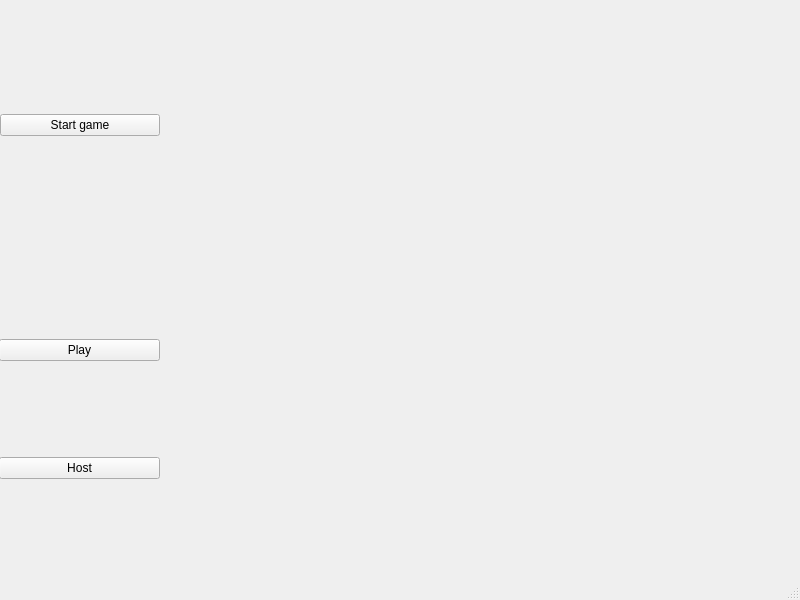
<?xml version="1.0" encoding="UTF-8"?>
<ui version="4.0">
 <class>MainWindow</class>
 <widget class="QMainWindow" name="MainWindow">
  <property name="geometry">
   <rect>
    <x>0</x>
    <y>0</y>
    <width>800</width>
    <height>600</height>
   </rect>
  </property>
  <property name="windowTitle">
   <string>MainWindow</string>
  </property>
  <widget class="QWidget" name="gameView">
   <widget class="MoonCrawler::Canvas" name="gameCanvas" native="true">
    <property name="geometry">
     <rect>
      <x>160</x>
      <y>0</y>
      <width>641</width>
      <height>571</height>
     </rect>
    </property>
   </widget>
   <widget class="QWidget" name="verticalLayoutWidget">
    <property name="geometry">
     <rect>
      <x>-1</x>
      <y>249</y>
      <width>161</width>
      <height>321</height>
     </rect>
    </property>
    <layout class="QVBoxLayout" name="gameSelectLayout">
     <item>
      <widget class="QPushButton" name="playButton">
       <property name="text">
        <string>Play</string>
       </property>
      </widget>
     </item>
     <item>
      <widget class="QPushButton" name="hostButton">
       <property name="text">
        <string>Host</string>
       </property>
      </widget>
     </item>
    </layout>
   </widget>
   <widget class="QWidget" name="verticalLayoutWidget_2">
    <property name="geometry">
     <rect>
      <x>0</x>
      <y>0</y>
      <width>160</width>
      <height>251</height>
     </rect>
    </property>
    <layout class="QVBoxLayout" name="gameStartLayout">
     <item>
      <widget class="QPushButton" name="startButton">
       <property name="text">
        <string>Start game</string>
       </property>
      </widget>
     </item>
    </layout>
   </widget>
  </widget>
  <widget class="QStatusBar" name="statusBar"/>
 </widget>
 <customwidgets>
  <customwidget>
   <class>MoonCrawler::Canvas</class>
   <extends>QWidget</extends>
   <header>UI/Canvas.h</header>
   <container>1</container>
  </customwidget>
 </customwidgets>
 <resources/>
 <connections/>
</ui>
